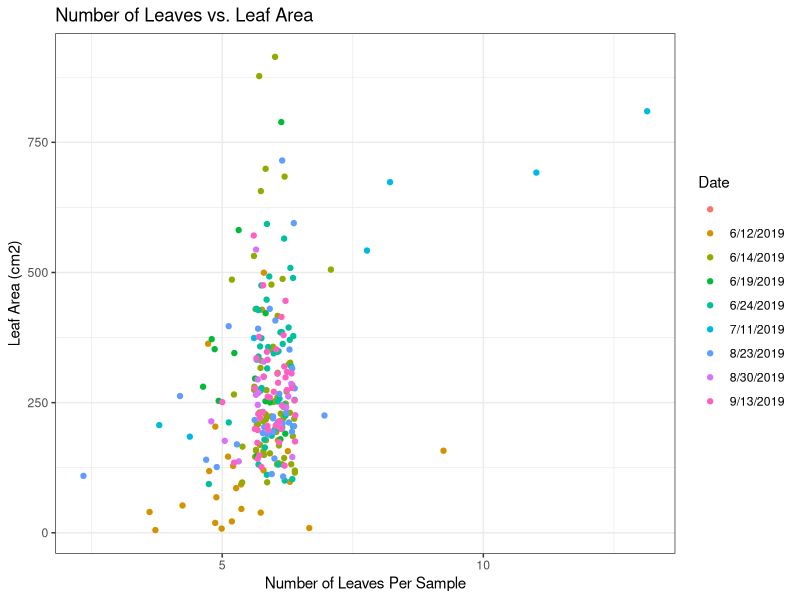
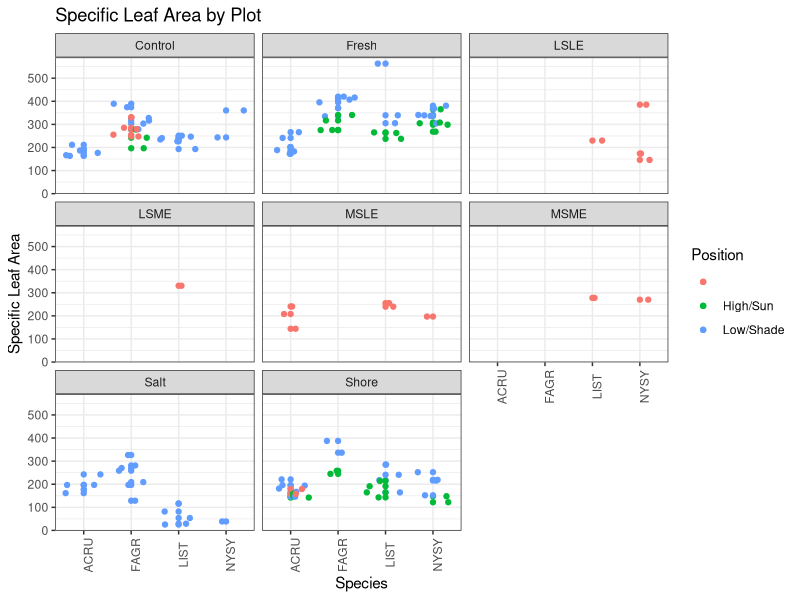
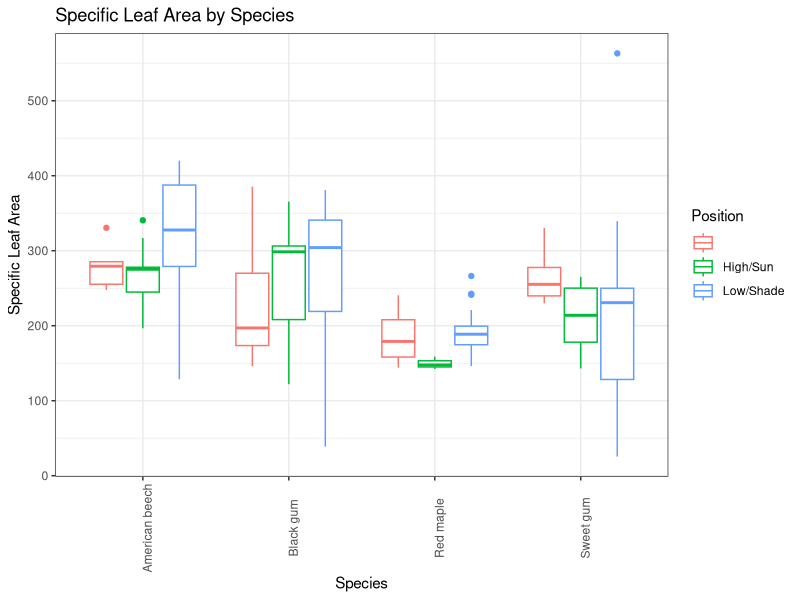
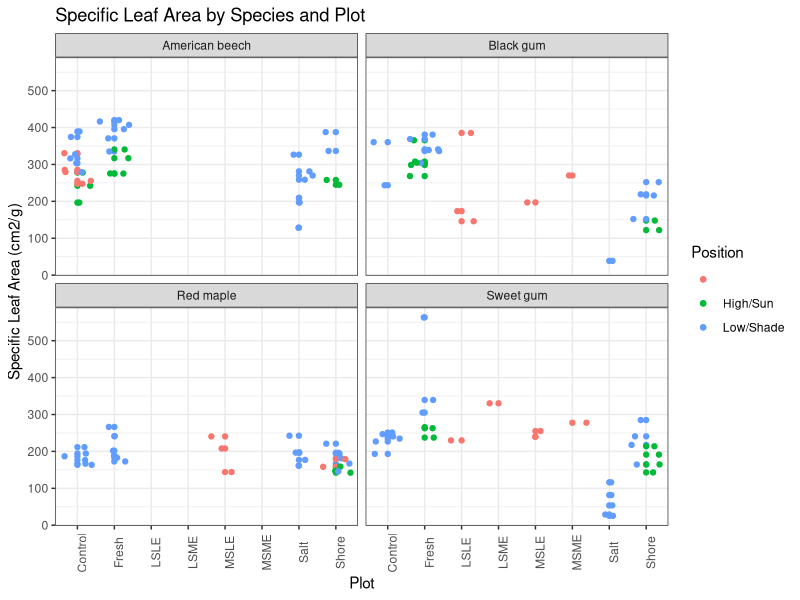
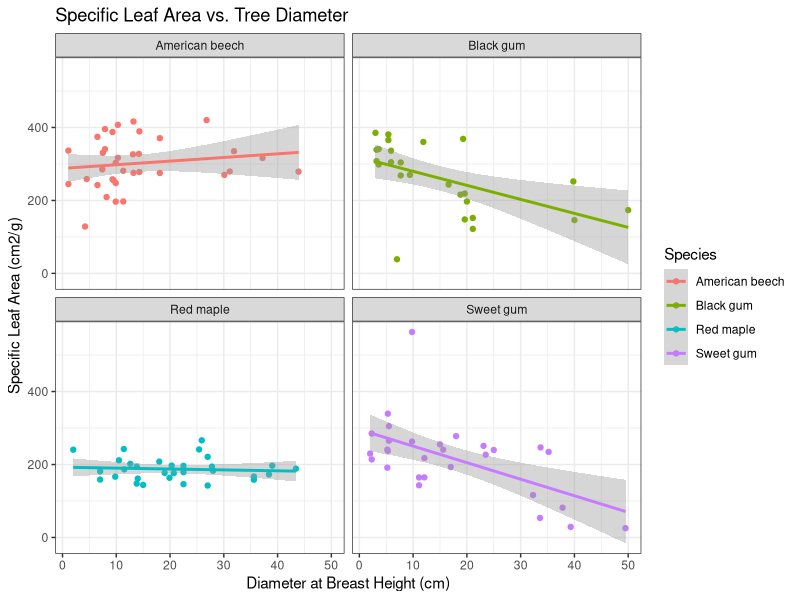
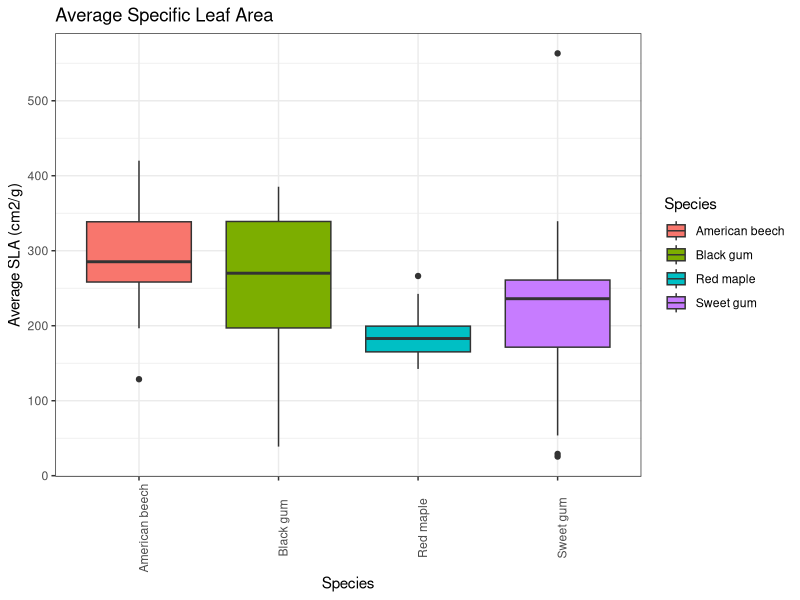

Write R code to recreate these figures, in order. (Note: this script raises an error after producing the figures.)
## Script to process Specific Leaf Area data at SERC
# Created 06-13-2019

# Load necessary packages
library(dplyr)
library(tidyr)
library(readr)
library(ggrepel)
library(ggplot2)
library(knitr)
theme_set(theme_bw())

## ----- Read in the SLA csv -----

sla <- read.csv("../SLA Data.csv", stringsAsFactors = FALSE) %>% 
  mutate(Tag = as.character(Tag))
print(sla)
print(summary(sla))

## ----- Create SLA column -----

sla <- sla %>% 
  mutate(specific_leaf_area = round(Leaf_Area_cm2 / Leaf_Mass_g, 3)) 
head(sla)

## ----- Join with inventory data -----

## Read in the storm surge inventory data
ss_inventory <- read.csv("../ss-inventory.csv", stringsAsFactors = FALSE) %>% 
  select(Plot, Species_code, Tag, DBH) %>% 
  mutate(Tag = as.character(Tag))
summary(ss_inventory)

## The 'shore' plot at GCREW overlaps with the PREMIS-ghg HSLE plot,
## so use that inventory data too
inventory <- read.csv("../inventory.csv", stringsAsFactors = FALSE) %>% 
  select(Plot, Tag, Species_code, DBH = DBH_cm_2019) %>% 
  filter(Plot == "HSLE") %>%  # GCREW only
  mutate(Plot = "Shore") %>% 
  bind_rows(ss_inventory)

# Create new dataset with plot, species, and tag columns
# by joining with the storm surge inventory data
sla %>% 
  left_join(inventory, by = "Tag") %>% 
  # if NA DBH, then get information from what we measured in field
  mutate(DBH = if_else(is.na(DBH), No_Tag_DBH, DBH),
         Species_code = if_else(is.na(Species_code), No_Tag_Species_code, Species_code),
         Plot = if_else(is.na(Plot), No_Tag_Plot, Plot)) %>% 
  # We only want four letter species codes
  mutate(Species_code = substr(Species_code, 1,4)) ->
  sla_joined
# NEW: Want ONLY ACRU, FAGR, LIST, NYSY species!
sla_joined_simple <- sla_joined %>% 
  filter(Species_code %in% c("ACRU", "FAGR", "LIST", "NYSY"))

# At this point there should be NO data with an NA for Plot or DBH or Species_code
# Warn if this occurs
if(any(is.na(sla_joined_simple$DBH))) {
  warning("We still have unmatched trees!")  
}
if(any(sla_joined_simple$Species_code == "")) {
  warning("We have blank species codes!")  
}

## Join sla_joined_simple with plot species_codes
species_codes <- read.csv(file = "../Design/species_codes.csv", stringsAsFactors = FALSE) 
sla_joined_names <- left_join(sla_joined_simple, species_codes, by = "Species_code")

## ----- Plots -----

# Plot comparing number of leaves to corresponding leaf area, color by date
# Kinda irrelevant 
leaves_v_area <- ggplot(data = sla, aes(n_Leaves, Leaf_Area_cm2, color = Date)) +
  geom_jitter() +
  labs(title = "Number of Leaves vs. Leaf Area", 
       x = "Number of Leaves Per Sample", y = "Leaf Area (cm2)")
print(leaves_v_area)

## SLA by Plot
sla_by_plot <- sla_joined_names %>% 
  ggplot(aes(Species_code, specific_leaf_area, color = Position)) +
  geom_point() +
  geom_jitter() +
  facet_wrap(~Plot) +
  theme(axis.text.x = element_text(angle = 90)) +
  labs(title = "Specific Leaf Area by Plot", x = "Species", y = "Specific Leaf Area")
print(sla_by_plot)

## SLA by species and position box plot
sla_by_position <- sla_joined_names %>%
  ggplot(aes(Species_common, specific_leaf_area, color = Position)) +
  geom_boxplot() +
  labs(title = "Specific Leaf Area by Species", x = "Species", y = "Specific Leaf Area") +
  theme(axis.text.x = element_text(angle = 90))
print(sla_by_position)

## SLA faceted by species
sla_by_species <- sla_joined_names %>%
  ggplot(aes(Plot, specific_leaf_area, color = Position)) +
  geom_point() + 
  geom_jitter() +
  facet_wrap(~Species_common) +
  theme(axis.text.x = element_text(angle = 90)) +
  labs(title = "Specific Leaf Area by Species and Plot", y = "Specific Leaf Area (cm2/g)")
print(sla_by_species)

## DBH vs sla colored by species
sla_vs_dbh <- sla_joined_names %>% 
  ggplot(aes(DBH, specific_leaf_area, color = Species_common)) +
  geom_point() + 
  facet_wrap(~Species_common) +
  geom_smooth(method = "lm") +
  labs(title = "Specific Leaf Area vs. Tree Diameter", y = "Specific Leaf Area (cm2/g)", x = "Diameter at Breast Height (cm)",
       color = "Species")
print(sla_vs_dbh)

## average SLA of each species table
sla_averages <- sla_joined_names %>%
  group_by(Species_common) %>%
  summarise(sla_mean_species = mean(specific_leaf_area))

## average SLA box plot
sla_averages_plot <- sla_joined_names %>% 
  ggplot(aes(Species_common, specific_leaf_area)) +
  labs(title = "Average Specific Leaf Area", x = "Species", y = "Average SLA (cm2/g)") +
  geom_boxplot(aes(fill = Species_common)) + 
  #geom_text(aes(label = round(Specific, 2)), vjust = 1.6, size = 3.3) +
  theme(axis.text.x = element_text(angle = 90)) +
  guides(fill=guide_legend(title="Species"))
print(sla_averages_plot)

cat("All done.")


## ------ Table of species characteristics -------

species_characteristics <- sla_joined_names %>% 
  select(Species, Species_common, DBH) %>% 
  group_by(Species, Species_common) %>% 
  summarise("Number of Trees Sampled" = n(), "Average Diameter (cm)" = mean(DBH)) %>% 
print(species_characteristics)

## ------ Try Database Submission -------

plot_lon_lat <- read.csv(file = "../Design/plot-lon-lat.csv", stringsAsFactors = FALSE)

try_dataset <- sla_joined %>% 
  left_join(species_codes, by = "Species_code") %>% 
  left_join(plot_lon_lat, by = "Plot") %>% 
  mutate(Exposition = "Natural Forest", 
           `Forest Age (yrs)` = 60, 
           `Area per Leaf (cm2)` = round(Leaf_Area_cm2 / n_Leaves, 3),
           `Mass per Leaf (g)` = round(Leaf_Mass_g / n_Leaves, 3)) %>% 
  select(`Date Collected` = Date, 
         Exposition, 
         `Forest Age (yrs)`,
         Species,
         `Species Common` = Species_common, 
         `Diameter at Breast Height (cm)` = DBH,
         `Longitude E` = Longitude,
         `Latitude N` = Latitude,
         `Leaf Position` = Position, 
         `N Leaves` = n_Leaves, 
         `Total Fresh Leaf Area (cm2)` = Leaf_Area_cm2, 
         `Total Dry Mass (g)` = Leaf_Mass_g, 
         `Area per Leaf (cm2)`, 
         `Mass per Leaf (g)`,
         `Specific Leaf Area (cm2/g)` = specific_leaf_area)

write.csv(try_dataset, "Haddock_SLA_20190628.csv")


